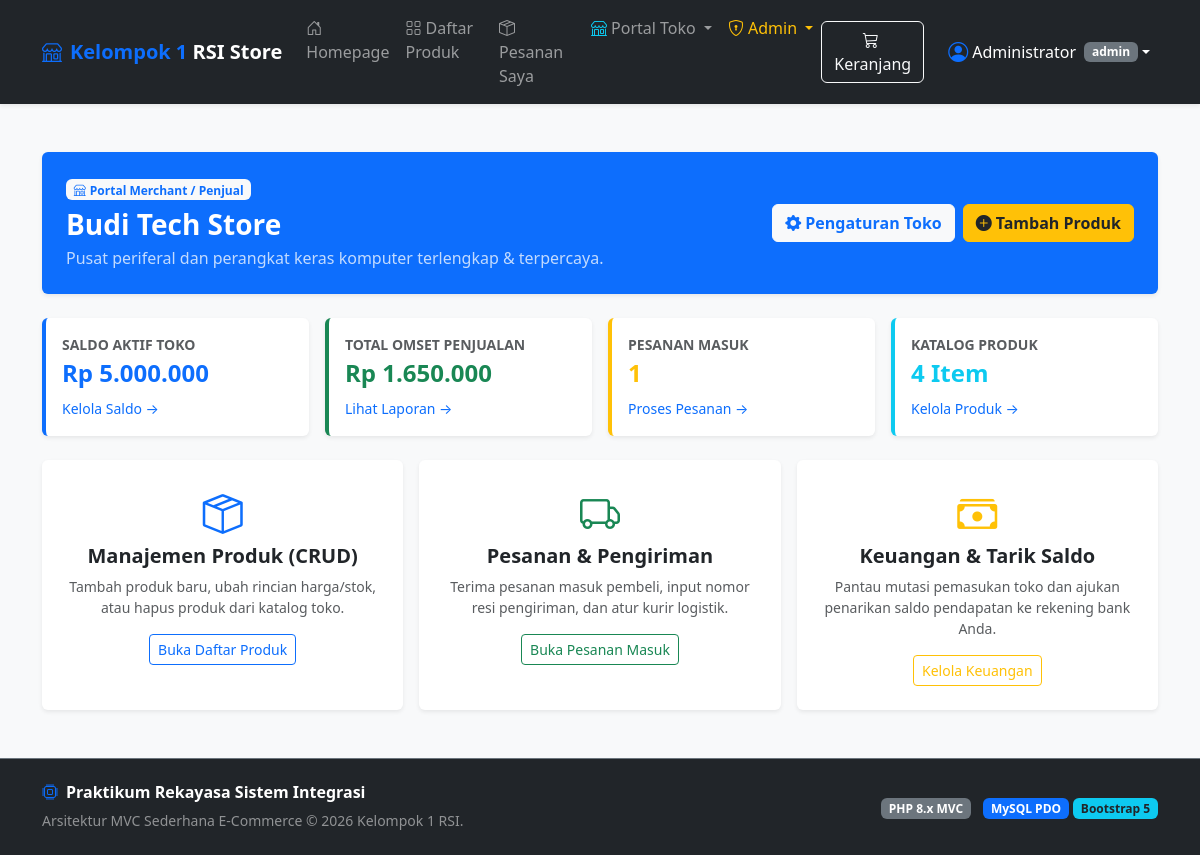
The page /toko (signed in) on the database its author committed.
### tables this page shows
CREATE TABLE `toko` (
  `id_toko` INT AUTO_INCREMENT PRIMARY KEY,
  `id_user` INT NOT NULL,
  `nama_toko` VARCHAR(100) NOT NULL,
  `deskripsi` TEXT DEFAULT NULL,
  `saldo` DECIMAL(12,2) NOT NULL DEFAULT 0.00,
  `created_at` DATETIME NOT NULL DEFAULT CURRENT_TIMESTAMP,
  CONSTRAINT `fk_toko_user` FOREIGN KEY (`id_user`) 
    REFERENCES `user` (`id_user`) ON DELETE CASCADE ON UPDATE CASCADE
);

### app/controllers/TokoController.php (called while the page is built, shortened)
<?php
class TokoController extends Controller
{
    private $tokoModel;
    private $produkModel;
    private $orderModel;
    public function __construct()
    {
        $this->tokoModel = $this->model('TokoModel');
        $this->produkModel = $this->model('ProdukModel');
        $this->orderModel = $this->model('OrderModel');
    }
    private function getActiveTokoId()
    {
        $userId = $_SESSION['user']['id_user'];
        $toko = $this->tokoModel->getByUserId($userId);
        return $toko ? $toko['id_toko'] : 1;
    }
    public function index()
    {
        $idToko = $this->getActiveTokoId();
        $toko = $this->tokoModel->getById($idToko);
        $produkList = $this->produkModel->getProdukByToko($idToko);
        $pesananList = $this->orderModel->getPesananByToko($idToko);
        $laporan = $this->tokoModel->getLaporanPenjualan($idToko);
        $data = [
            'title' => 'Dashboard Toko - ' . ($toko['nama_toko'] ?? 'Toko Saya'),
            'toko' => $toko,
            'total_produk' => count($produkList),
            'total_pesanan' => count($pesananList),
            'laporan' => $laporan
        ];
        $this->view('toko/dashboard', $data);
    }
}

### app/core/App.php (called while the page is built, shortened)
<?php
class App
{
    protected $method = 'index';
    public function __construct()
    {
        $url = $this->parseUrl();
        if (!empty($url[0])) {
            $controllerName = ucfirst(strtolower($url[0])) . 'Controller';
            if (file_exists(__DIR__ . '/../controllers/' . $controllerName . '.php')) {
                unset($url[0]);
            }
        }
        $this->controller = new $this->controller;
        $this->params = $url ? array_values($url) : [];
        call_user_func_array([$this->controller, $this->method], $this->params);
    }
    public function parseUrl()
    {
        if (isset($_GET['url']) && !empty($_GET['url'])) {
            $url = rtrim($_GET['url'], '/');
            $url = filter_var($url, FILTER_SANITIZE_URL);
            return explode('/', $url);
        }
        return [];
    }
}

### public/index.php (called while the page is built, shortened)
<?php
require_once __DIR__ . '/../app/core/App.php';
require_once __DIR__ . '/../app/core/Controller.php';
require_once __DIR__ . '/../app/core/Database.php';
$app = new App();

### app/core/Database.php (called while the page is built, shortened)
<?php
class Database
{
    private $host = DB_HOST;
    private $user = DB_USER;
    private $pass = DB_PASS;
    private $db_name = DB_NAME;
    private $dbh;
    private $stmt;
    public function __construct()
    {
        $dsn = 'mysql:host=' . $this->host . ';dbname=' . $this->db_name . ';charset=utf8mb4';
        $options = [
            PDO::ATTR_PERSISTENT => true,
            PDO::ATTR_ERRMODE => PDO::ERRMODE_EXCEPTION,
            PDO::ATTR_DEFAULT_FETCH_MODE => PDO::FETCH_ASSOC
        ];
        try {
            $this->dbh = new PDO($dsn, $this->user, $this->pass, $options);
        } catch (PDOException $e) {
            $this->error = $e->getMessage();
            $this->dbh = null;
        }
    }
    public function isConnected()
    {
        return $this->dbh !== null;
    }
    public function query($query)
    {
        $this->stmt = $this->dbh->prepare($query);
        return true;
    }
    public function bind($param, $value, $type = null)
    {
        if (is_null($type)) {
            switch (true) {
                case is_int($value):
                    $type = PDO::PARAM_INT;
                    break;
            }
        }
        $this->stmt->bindValue($param, $value, $type);
    }
    public function execute()
    {
        return $this->stmt->execute();
    }
    public function single()
    {
        if (!$this->execute()) {
            return null;
        }
        return $this->stmt->fetch();
    }
}

### app/models/TokoModel.php (called while the page is built, shortened)
<?php
class TokoModel
{
    private $db;
    private $table = 'toko';
    public function __construct()
    {
        $this->db = new Database();
    }
    public function getById($id)
    {
        $this->db->query("SELECT t.*, u.nama AS nama_pemilik, u.email
                          FROM {$this->table} t
                          JOIN user u ON t.id_user = u.id_user
                          WHERE t.id_toko = :id");
        $this->db->bind('id', $id);
        return $this->db->single();
    }
    public function getByUserId($userId)
    {
        $this->db->query("SELECT * FROM {$this->table} WHERE id_user = :id_user");
        $this->db->bind('id_user', $userId);
        return $this->db->single();
    }
    public function getLaporanPenjualan($idToko, $startDate = null, $endDate = null)
    {
        try {
            $sql = "SELECT dp.*, pr.nama_produk, p.tgl_pesanan, p.status_pesanan,
                           (dp.harga_satuan * dp.jumlah) AS subtotal
                    FROM detail_pesanan dp
                    JOIN produk pr ON dp.id_produk = pr.id_produk
                    JOIN pesanan p ON dp.id_pesanan = p.id_pesanan
                    WHERE pr.id_toko = :id_toko AND p.status_pesanan IN ('diproses', 'dikirim', 'selesai')";
            $sql .= " ORDER BY p.id_pesanan DESC";
            $this->db->query($sql);
            $this->db->bind('id_toko', $idToko);
            $rincian = $this->db->resultSet();
            $totalOmset = 0;
            $totalBarang = 0;
            $pesananUnik = [];
            foreach ($rincian as $r) {
                $totalOmset += $r['subtotal'];
                $totalBarang += $r['jumlah'];
                $pesananUnik[$r['id_pesanan']] = true;
            }
            return [
                'total_omset' => $totalOmset,
                'total_transaksi' => count($pesananUnik),
                'total_barang_terjual' => $totalBarang,
                'rincian' => $rincian
            ];
        } catch (Exception $e) {
            return [
                'total_omset' => 0,
                'total_transaksi' => 0,
                'total_barang_terjual' => 0,
                'rincian' => []
            ];
        }
    }
}

### app/views/toko/dashboard.php (the view)
<?php require_once __DIR__ . '/../templates/header.php'; ?>
<div class="container py-4">
    <div class="card shadow-sm border-0 mb-4 bg-primary text-white">
        <div class="card-body p-4 d-flex flex-wrap justify-content-between align-items-center gap-3">
            <div>
                <span class="badge bg-light text-primary mb-2"><i class="bi bi-shop me-1"></i>Portal Merchant / Penjual</span>
                <h3 class="fw-bold mb-1"><?= htmlspecialchars($data['toko']['nama_toko'] ?? 'Toko Saya') ?></h3>
                <p class="mb-0 opacity-75"><?= htmlspecialchars($data['toko']['deskripsi'] ?? 'Kelola katalog produk, pesanan pembeli, dan keuangan toko.') ?></p>
            </div>
            <div class="d-flex gap-2">
                <a href="<?= BASE_URL ?>/toko/profil" class="btn btn-light text-primary fw-bold">
                    <i class="bi bi-gear-fill me-1"></i>Pengaturan Toko
                </a>
                <a href="<?= BASE_URL ?>/toko/tambah_produk" class="btn btn-warning text-dark fw-bold">
                    <i class="bi bi-plus-circle-fill me-1"></i>Tambah Produk
                </a>
            </div>
        </div>
    </div>
    <div class="row g-3 mb-4">
        <div class="col-md-3 col-sm-6">
            <div class="card shadow-sm border-0 h-100 border-start border-primary border-4">
                <div class="card-body">
                    <div class="text-muted small fw-bold text-uppercase mb-1">Saldo Aktif Toko</div>
                    <h4 class="fw-bold text-primary mb-2">Rp <?= number_format($data['toko']['saldo'] ?? 0, 0, ',', '.') ?></h4>
                    <a href="<?= BASE_URL ?>/toko/saldo" class="small text-decoration-none">Kelola Saldo &rarr;</a>
                </div>
            </div>
        </div>
        <div class="col-md-3 col-sm-6">
            <div class="card shadow-sm border-0 h-100 border-start border-success border-4">
                <div class="card-body">
                    <div class="text-muted small fw-bold text-uppercase mb-1">Total Omset Penjualan</div>
                    <h4 class="fw-bold text-success mb-2">Rp <?= number_format($data['laporan']['total_omset'] ?? 0, 0, ',', '.') ?></h4>
                    <a href="<?= BASE_URL ?>/toko/laporan" class="small text-decoration-none">Lihat Laporan &rarr;</a>
                </div>
            </div>
        </div>
        <div class="col-md-3 col-sm-6">
            <div class="card shadow-sm border-0 h-100 border-start border-warning border-4">
                <div class="card-body">
                    <div class="text-muted small fw-bold text-uppercase mb-1">Pesanan Masuk</div>
                    <h4 class="fw-bold text-warning mb-2"><?= htmlspecialchars($data['total_pesanan']) ?></h4>
                    <a href="<?= BASE_URL ?>/toko/pesanan" class="small text-decoration-none">Proses Pesanan &rarr;</a>
                </div>
            </div>
        </div>
        <div class="col-md-3 col-sm-6">
            <div class="card shadow-sm border-0 h-100 border-start border-info border-4">
                <div class="card-body">
                    <div class="text-muted small fw-bold text-uppercase mb-1">Katalog Produk</div>
                    <h4 class="fw-bold text-info mb-2"><?= htmlspecialchars($data['total_produk']) ?> Item</h4>
                    <a href="<?= BASE_URL ?>/toko/produk" class="small text-decoration-none">Kelola Produk &rarr;</a>
                </div>
            </div>
        </div>
    </div>
    <div class="row g-3">
        <div class="col-md-4">
            <div class="card shadow-sm border-0 h-100">
                <div class="card-body p-4 text-center">
                    <i class="bi bi-box-seam text-primary fs-1 mb-2"></i>
                    <h5 class="fw-bold">Manajemen Produk (CRUD)</h5>
                    <p class="text-muted small">Tambah produk baru, ubah rincian harga/stok, atau hapus produk dari katalog toko.</p>
                    <a href="<?= BASE_URL ?>/toko/produk" class="btn btn-outline-primary btn-sm">Buka Daftar Produk</a>
                </div>
            </div>
        </div>
        <div class="col-md-4">
            <div class="card shadow-sm border-0 h-100">
                <div class="card-body p-4 text-center">
                    <i class="bi bi-truck text-success fs-1 mb-2"></i>
                    <h5 class="fw-bold">Pesanan & Pengiriman</h5>
                    <p class="text-muted small">Terima pesanan masuk pembeli, input nomor resi pengiriman, dan atur kurir logistik.</p>
                    <a href="<?= BASE_URL ?>/toko/pesanan" class="btn btn-outline-success btn-sm">Buka Pesanan Masuk</a>
                </div>
            </div>
        </div>
        <div class="col-md-4">
            <div class="card shadow-sm border-0 h-100">
                <div class="card-body p-4 text-center">
                    <i class="bi bi-cash-stack text-warning fs-1 mb-2"></i>
                    <h5 class="fw-bold">Keuangan & Tarik Saldo</h5>
                    <p class="text-muted small">Pantau mutasi pemasukan toko dan ajukan penarikan saldo pendapatan ke rekening bank Anda.</p>
                    <a href="<?= BASE_URL ?>/toko/saldo" class="btn btn-outline-warning btn-sm">Kelola Keuangan</a>
                </div>
            </div>
        </div>
    </div>
</div>
<?php require_once __DIR__ . '/../templates/footer.php'; ?>

### public/css/style.css (style rules this page uses)
body { font-family: system-ui, -apple-system, "Segoe UI", Roboto, "Helvetica Neue", Arial, sans-serif; color: #212529; }

### rows shown on the page
toko: nama_toko "Budi Tech Store", deskripsi "Pusat periferal dan perangkat keras komputer terlengkap & terpercaya.", saldo "5.000.000"

### other values the page prints
$_SESSION['user']['nama'] "Administrator"
$_SESSION['user']['role'] "admin"
$data['laporan']['total_omset'] "1.650.000"
$data['total_pesanan'] "1"
$data['total_produk'] "4"
